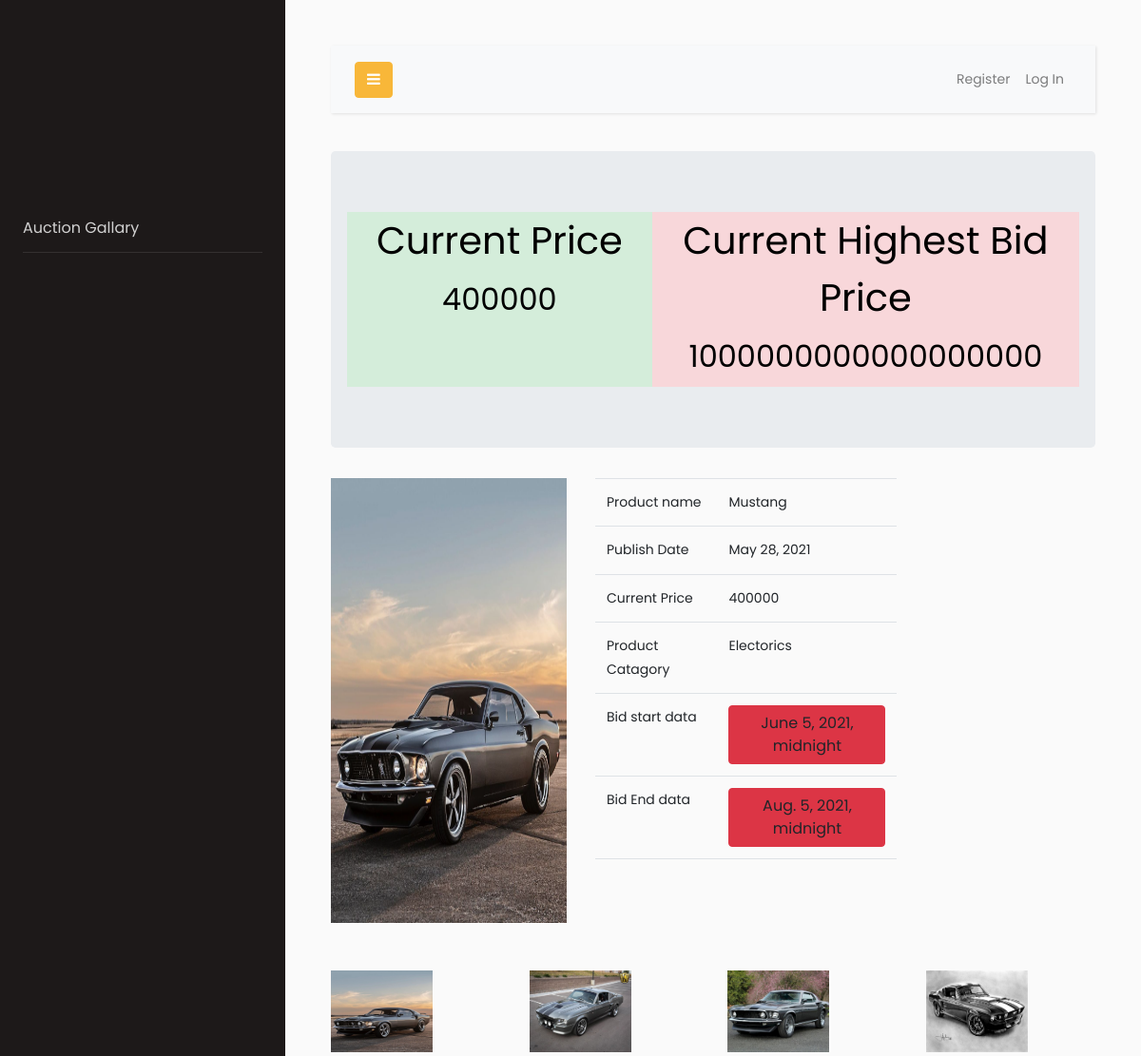
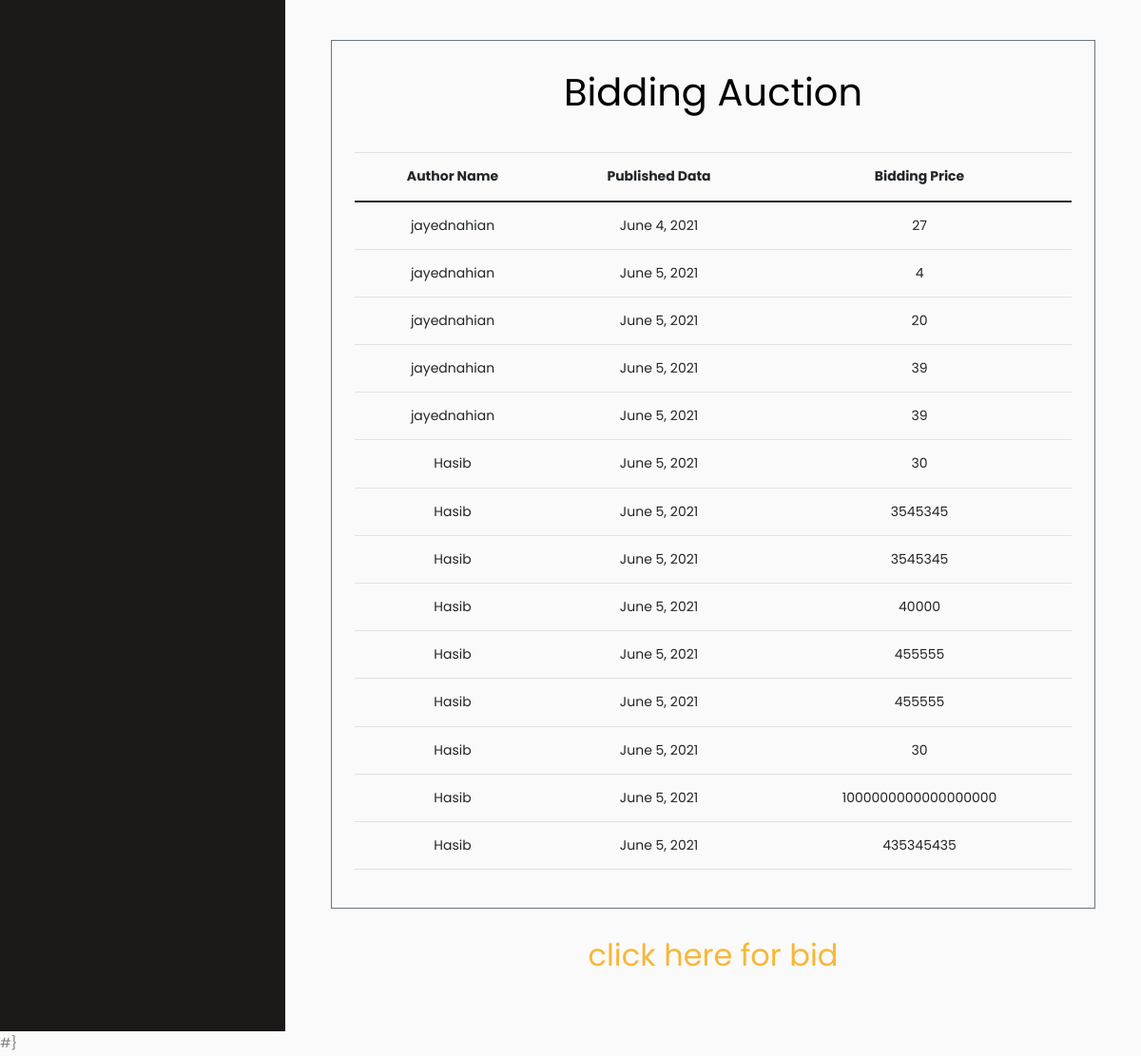
The app's page /view_product/8 with its own data (2 pictures, top to bottom).
### shop_app/models.py (models this page shows, shortened)
class AuctionItem(models.Model):
   product_name = models.CharField(max_length=255)
   product_description =models.TextField(max_length=400)
   product_main_price = models.IntegerField(default=0.0)
   current_bid_price = models.IntegerField(default=0.0)
   author =models.ForeignKey(User,on_delete=models.CASCADE)
   main_photo = models.ImageField(null=True,blank=True,upload_to='photos/main/%Y/%m/%d/')
   photo1 = models.ImageField(null=True,blank=True,upload_to='photos/optional/%Y/%m/%d/')
   photo2 = models.ImageField(null=True,blank=True,upload_to='photos/optional/%Y/%m/%d/')
   photo3 = models.ImageField(null=True,blank=True,upload_to='photos/optional/%Y/%m/%d/')
   photo4 = models.ImageField(null=True,blank=True,upload_to='photos/optional/%Y/%m/%d/')
   item_post_date =models.DateField(auto_now_add=True)
   auction_start_time = models.DateTimeField(auto_now=False,null=True)
   acution_end_time = models.DateTimeField(auto_now=False,null=True)
   category = models.CharField(max_length=255,default="uncatpegorized")

class Bidding_auction(models.Model):
   bdding_author_name = models.CharField(max_length=100)
   bdding_item = models.ForeignKey(AuctionItem,related_name='biddings', on_delete=models.CASCADE)
   Biggin_Price = models.IntegerField(default=0.0)
   bidding_date = models.DateField(auto_now_add=True)

### shop_app/class_based_views.py (the view)
# urls.py: path('view_product/<int:pk>',singleProductView.as_view(),name='singe_product_view_link'),
class singleProductView(DetailView):
   model = AuctionItem
   template_name = 'product_profile.html'
   def get_context_data(self, *args, **kwargs):
      bidding_auction = Bidding_auction.objects.all()
      context = super(singleProductView, self).get_context_data(*args, **kwargs)
      context['bidding_auction']=bidding_auction
      return context

### shop_app/templates/product_profile.html (shortened to what this page needs)
{% extends 'new_base.html' %}
{% load static %}
{% block body %}
    <div class="jumbotron ">
        <div class="row text-center">
            <div class="col-sm-5 alert-success text-center">
                <h1>Current Price</h1>
                <h2>{{ auctionitem.product_main_price }}</h2>
            </div>
            <div class="col-sm-7 alert-danger">
                <h1>Current Highest Bid Price</h1>
                <h2 id="max_val"></h2>
            </div>
        </div>
    </div>
    <div class="row">
        <div class="col-sm-4">
            <img src="{{ auctionitem.main_photo.url }}" width="100%" height="100%">
        </div>
        <div class="col-sm-5">
            <table class="table">
              <tbody>
              <tr>
                  <td>Product name</td>
                  <td>{{ auctionitem.product_name}}</td>
                </tr>
                <tr>
                  <td>Publish Date</td>
                  <td>{{ auctionitem.item_post_date}}</td>
                </tr>
              <tr>
                  <td>Current Price</td>
                  <td>{{ auctionitem.product_main_price}}</td>
                </tr>
              <tr>
                  <td>Product Catagory</td>
                  <td>{{ auctionitem.category}}</td>
              </tr>
              <tr>
                  <td>Bid start data</td>
                  <td><a class="btn btn-danger">{{ auctionitem.auction_start_time}}</a></td>
              </tr>
              <tr>
                  <td>Bid End data</td>
                  <td><a class="btn btn-danger">{{ auctionitem.acution_end_time}}</a></td>
              </tr>
              </tbody>
            </table>
            <br>
            <br>
        </div>
    </div>
    <br>
    <br>
    <div class="row">
        <div class="col-sm-3">
           <img class="product_img" src="{{ auctionitem.photo1.url }}">
        </div>
        <div class="col-sm-3">
           <img class="product_img" src="{{ auctionitem.photo2.url }}" width="100%" height="100%">
        </div>
        <div class="col-sm-3">
           <img class="product_img" src="{{ auctionitem.photo3.url }}" width="100%" height="100%">
        </div>
        <div class="col-sm-3">
           <img class="product_img" src="{{ auctionitem.photo4.url }}" width="100%" height="100%">
        </div>
    </div>
    <br>
    <div class="border border-secondary p-4 text-center">
        <h1>Bidding Auction</h1>
    <br>
            {% if not auctionitem.biddings.all %}
                <h1>No bid created for this product</h1>
                <small>click <a href="#">here</a> for comment</small>
            {% else %}
                 <table class="table table-lg">
                  <thead>
                    <tr>
                        <th scope="col">Author Name</th>
                        <th scope="col">Published Data</th>
                        <th scope="col">Bidding Price</th>
                    </tr>
                  </thead>
                  <tbody>
                  {% for bid in auctionitem.biddings.all %}
                    <tr>
                        <td>{{ bid.bdding_author_name }}</td>
                        <td>{{ bid.bidding_date }}</td>
                        <td class="bidding_price">{{ bid.Biggin_Price }}</td>
                    </tr>
                  {% endfor %}
                  </tbody>
                </table>
            {% endif %}
    </div>
    <br>
    <h2 class="text-center"><a  href="{% url 'post_bid_price_link' auctionitem.pk %}"> click here for bid</a></h2>
{% endblock body %}

### static/authentication_system/css/login.css (style rules this page uses)
.product_img { width:60%; height:80%; transition-duration: .50s; }

### records on screen
AuctionItem: product_main_price "400000", main_photo (picture), product_name "Mustang", item_post_date "May 28, 2021", category "Electorics", auction_start_time "June 5, 2021, midnight", acution_end_time "Aug. 5, 2021, midnight", photo1 (picture), photo2 (picture), photo3 (picture), photo4 (picture)
Bidding_auction: bdding_author_name "jayednahian", bidding_date "June 4, 2021", Biggin_Price "27"
Bidding_auction: bdding_author_name "jayednahian", bidding_date "June 5, 2021", Biggin_Price "4"
Bidding_auction: bdding_author_name "jayednahian", bidding_date "June 5, 2021", Biggin_Price "20"
Bidding_auction: bdding_author_name "jayednahian", bidding_date "June 5, 2021", Biggin_Price "39"
Bidding_auction: bdding_author_name "jayednahian", bidding_date "June 5, 2021", Biggin_Price "39"
Bidding_auction: bdding_author_name "Hasib", bidding_date "June 5, 2021", Biggin_Price "30"
Bidding_auction: bdding_author_name "Hasib", bidding_date "June 5, 2021", Biggin_Price "3545345"
Bidding_auction: bdding_author_name "Hasib", bidding_date "June 5, 2021", Biggin_Price "3545345"
Bidding_auction: bdding_author_name "Hasib", bidding_date "June 5, 2021", Biggin_Price "40000"
Bidding_auction: bdding_author_name "Hasib", bidding_date "June 5, 2021", Biggin_Price "455555"
Bidding_auction: bdding_author_name "Hasib", bidding_date "June 5, 2021", Biggin_Price "455555"
Bidding_auction: bdding_author_name "Hasib", bidding_date "June 5, 2021", Biggin_Price "30"
Bidding_auction: bdding_author_name "Hasib", bidding_date "June 5, 2021", Biggin_Price "1000000000000000000"
Bidding_auction: bdding_author_name "Hasib", bidding_date "June 5, 2021", Biggin_Price "435345435"
